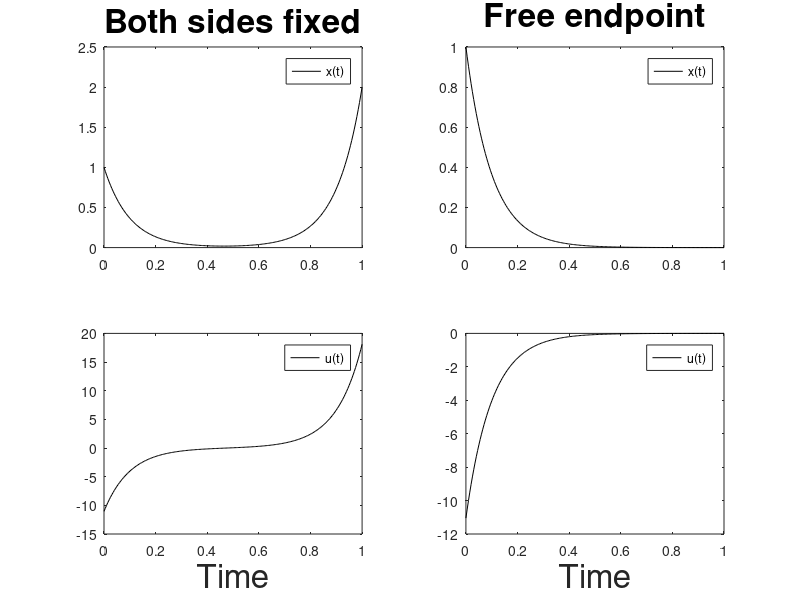

MATLAB code to generate this figure:
# "optbvp.m"
a=1; b=1; t1=1; q=100; r=1;
global A;
function dx=eom(x,t)
 global A;
 dx = A*x;
endfunction
A=[a, -b^2/(2*r); -2*q, -a];
expA=expm(A*t1);
aa1=expA(:,1); aa2=expA(:,2); ee1=[1;0]; ee2=[0;1];
tt=linspace(0,t1,200);
# 両端固定 ... x0 x1 既知
x0=1; x1=2; p0p1=[-aa2,ee2]\(x0*aa1-x1*ee1); ## p ... lamda
xx=lsode("eom",[x0;p0p1(1)],tt);
uu=-b/(2*r)*xx(:,2);
subplot(2,2,1); plot(tt,xx(:,1),"k-;x(t);");
title("Both sides fixed",'fontsize',24);
subplot(2,2,3); plot(tt,uu,"k-;u(t);");
xlabel("Time",'fontsize',24);
# 終端自由 ... x0 p1 既知
x0=1; p1=0; p0x1=[-aa2,ee1]\(x0*aa1-p1*ee2);
xx=lsode("eom",[x0;p0x1(1)],tt);
uu=-b/(2*r)*xx(:,2);
subplot(2,2,2); plot(tt,xx(:,1),"k-;x(t);");
title("Free endpoint",'fontsize',24);
subplot(2,2,4); plot(tt,uu,"k-;u(t);");
xlabel("Time",'fontsize',24);
xxb=xx(:,1); uub=uu; ttb=tt; save "optbvp.dat" xxb uub ttb;